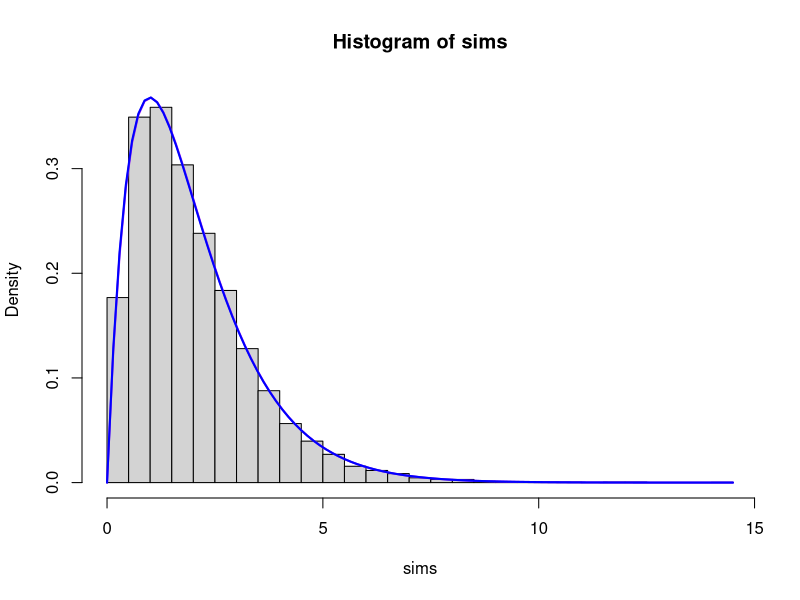

The R source for this figure: (Note: this script raises an error after producing the figure.)
#the gamma dist'n
?dgamma
#shape parameter
k=2
#scale parameter
tau=1

nsims=10000
#simulating from the gamma
sims=rgamma(nsims, k, scale=tau)
mu.hat=mean(sims)
mu.hat
v.hat=var(sims)
v.hat
tau.hat=v.hat/mu.hat
tau.hat
k.hat=mu.hat/tau.hat
k.hat
#plotting the histogram
hist(sims, breaks=25, prob=TRUE, ylim=c(0, dgamma(1, k.hat, scale=tau.hat)))
#superimposing the theoretical density
curve(dgamma(x, k, scale=tau), add=TRUE, col="purple", lwd=2)

#fitting the density curve
#moment matching
#mean of gamma = alpha/beta = mean(sims)
#variance of gamma = alpha/beta^2 = var(sims)
mu.hat=mean(sims)
v.hat=var(sims)

beta.hat=mu.hat/v.hat
beta.hat
alpha.hat=mu.hat*beta.hat
alpha.hat

#plot the fitted density
curve(dgamma(x, k.hat, scale=tau.hat), add=TRUE, col="blue", lwd=2)

#demo of the Central Limit Theorem
#define a function which calculates the average of 
#a simulated batch of gammas
avg.gamma<-function(n, a, b){
  sims=rgamma(n, a, b)
  return(mean(sims))
}
#repeat this function many times
n.batches=7000
avgs=replicate(n.batches, avg.gamma(nsims, k, scale=tau))
#plot the histogram
hist(avgs, col="bisque", prob=TRUE)
#theoretical parameters of the bell curve
mu.norm=k*tau
sigma.norm=sqrt(k*tau^2)
curve(dnorm(x, mean=mu.norm, sd=sigma.norm), lwd=2, col="red", add=TRUE)
